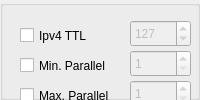
          <widget class="QWidget" name="page_5">
           <property name="autoFillBackground">
            <bool>false</bool>
           </property>
           <layout class="QVBoxLayout" name="verticalLayout_7">
            <property name="margin">
             <number>0</number>
            </property>
            <item>
             <widget class="QGroupBox" name="groupBox_6">
              <property name="title">
               <string/>
              </property>
              <widget class="QSpinBox" name="spinBoxScanDelay">
               <property name="enabled">
                <bool>false</bool>
               </property>
               <property name="geometry">
                <rect>
                 <x>180</x>
                 <y>200</y>
                 <width>101</width>
                 <height>27</height>
                </rect>
               </property>
               <property name="minimum">
                <number>1</number>
               </property>
               <property name="maximum">
                <number>9999999</number>
               </property>
               <property name="value">
                <number>6000</number>
               </property>
              </widget>
              <widget class="QSpinBox" name="spinBoxMaxRtt">
               <property name="enabled">
                <bool>false</bool>
               </property>
               <property name="geometry">
                <rect>
                 <x>320</x>
                 <y>80</y>
                 <width>71</width>
                 <height>27</height>
                </rect>
               </property>
               <property name="minimum">
                <number>6</number>
               </property>
               <property name="maximum">
                <number>9999999</number>
               </property>
               <property name="value">
                <number>6000</number>
               </property>
              </widget>
              <widget class="QCheckBox" name="TcheckMaxRtt">
               <property name="geometry">
                <rect>
                 <x>220</x>
                 <y>80</y>
                 <width>83</width>
                 <height>23</height>
                </rect>
               </property>
               <property name="text">
                <string>Max. RTT</string>
               </property>
              </widget>
              <widget class="QSpinBox" name="spinBoxMinRtt">
               <property name="enabled">
                <bool>false</bool>
               </property>
               <property name="geometry">
                <rect>
                 <x>320</x>
                 <y>50</y>
                 <width>71</width>
                 <height>27</height>
                </rect>
               </property>
               <property name="minimum">
                <number>1</number>
               </property>
               <property name="maximum">
                <number>9999999</number>
               </property>
               <property name="value">
                <number>6000</number>
               </property>
              </widget>
              <widget class="QCheckBox" name="TcheckMaxPar">
               <property name="geometry">
                <rect>
                 <x>20</x>
                 <y>80</y>
                 <width>111</width>
                 <height>31</height>
                </rect>
               </property>
               <property name="text">
                <string>Max. Parallel</string>
               </property>
              </widget>
              <widget class="QSpinBox" name="spinBoxIpv4ttl">
               <property name="enabled">
                <bool>false</bool>
               </property>
               <property name="geometry">
                <rect>
                 <x>130</x>
                 <y>20</y>
                 <width>61</width>
                 <height>27</height>
                </rect>
               </property>
               <property name="maximum">
                <number>255</number>
               </property>
               <property name="value">
                <number>127</number>
               </property>
              </widget>
              <widget class="QCheckBox" name="TcheckMinRtt">
               <property name="geometry">
                <rect>
                 <x>220</x>
                 <y>50</y>
                 <width>91</width>
                 <height>23</height>
                </rect>
               </property>
               <property name="text">
                <string>Min, RTT</string>
               </property>
              </widget>
              <widget class="QCheckBox" name="TcheckMinPar">
               <property name="geometry">
                <rect>
                 <x>20</x>
                 <y>50</y>
                 <width>111</width>
                 <height>31</height>
                </rect>
               </property>
               <property name="text">
                <string>Min. Parallel</string>
               </property>
              </widget>
              <widget class="QCheckBox" name="TcheckScanDelay">
               <property name="geometry">
                <rect>
                 <x>20</x>
                 <y>200</y>
                 <width>151</width>
                 <height>23</height>
                </rect>
               </property>
               <property name="text">
                <string>Scan Delay</string>
               </property>
              </widget>
              <widget class="QSpinBox" name="spinBoxMaxPar">
               <property name="enabled">
                <bool>false</bool>
               </property>
               <property name="geometry">
                <rect>
                 <x>130</x>
                 <y>80</y>
                 <width>61</width>
                 <height>27</height>
                </rect>
               </property>
               <property name="minimum">
                <number>1</number>
               </property>
               <property name="maximum">
                <number>150</number>
               </property>
              </widget>
              <widget class="QCheckBox" name="TcheckInitRtt">
               <property name="geometry">
                <rect>
                 <x>220</x>
                 <y>20</y>
                 <width>101</width>
                 <height>31</height>
                </rect>
               </property>
               <property name="text">
                <string>Initial RTT</string>
               </property>
              </widget>
              <widget class="QCheckBox" name="TcheckHostTime">
               <property name="geometry">
                <rect>
                 <x>20</x>
                 <y>150</y>
                 <width>131</width>
                 <height>23</height>
                </rect>
               </property>
               <property name="text">
                <string>Host Timeout</string>
               </property>
              </widget>
              <widget class="QSpinBox" name="spinBoxInitRtt">
               <property name="enabled">
                <bool>false</bool>
               </property>
               <property name="geometry">
                <rect>
                 <x>320</x>
                 <y>20</y>
                 <width>71</width>
                 <height>27</height>
                </rect>
               </property>
               <property name="maximum">
                <number>9999999</number>
               </property>
               <property name="value">
                <number>6000</number>
               </property>
              </widget>
              <widget class="QCheckBox" name="TcheckIpv4ttl">
               <property name="geometry">
                <rect>
                 <x>20</x>
                 <y>20</y>
                 <width>91</width>
                 <height>31</height>
                </rect>
               </property>
               <property name="text">
                <string>Ipv4 TTL</string>
               </property>
              </widget>
              <widget class="QComboBox" name="comboTiming">
               <property name="geometry">
                <rect>
                 <x>20</x>
                 <y>260</y>
                 <width>371</width>
                 <height>26</height>
                </rect>
               </property>
               <item>
                <property name="text">
                 <string>Normal Throttling</string>
                </property>
               </item>
               <item>
                <property name="text">
                 <string>Paranoid Throttling</string>
                </property>
               </item>
               <item>
                <property name="text">
                 <string>Sneaky Throttling</string>
                </property>
               </item>
               <item>
                <property name="text">
                 <string>Polite Throttling</string>
                </property>
               </item>
               <item>
                <property name="text">
                 <string>Aggressive Throttling</string>
                </property>
               </item>
               <item>
                <property name="text">
                 <string>Insane Throttling</string>
                </property>
               </item>
              </widget>
              <widget class="QSpinBox" name="spinBoxHostTime">
               <property name="enabled">
                <bool>false</bool>
               </property>
               <property name="geometry">
                <rect>
                 <x>180</x>
                 <y>150</y>
                 <width>101</width>
                 <height>27</height>
                </rect>
               </property>
               <property name="minimum">
                <number>201</number>
               </property>
               <property name="maximum">
                <number>9999999</number>
               </property>
               <property name="value">
                <number>6000</number>
               </property>
              </widget>
              <widget class="QSpinBox" name="TspinBoxMinP">
               <property name="enabled">
                <bool>false</bool>
               </property>
               <property name="geometry">
                <rect>
                 <x>130</x>
                 <y>50</y>
                 <width>61</width>
                 <height>27</height>
                </rect>
               </property>
               <property name="minimum">
                <number>1</number>
               </property>
               <property name="maximum">
                <number>150</number>
               </property>
              </widget>
             </widget>
            </item>
           </layout>
          </widget>
